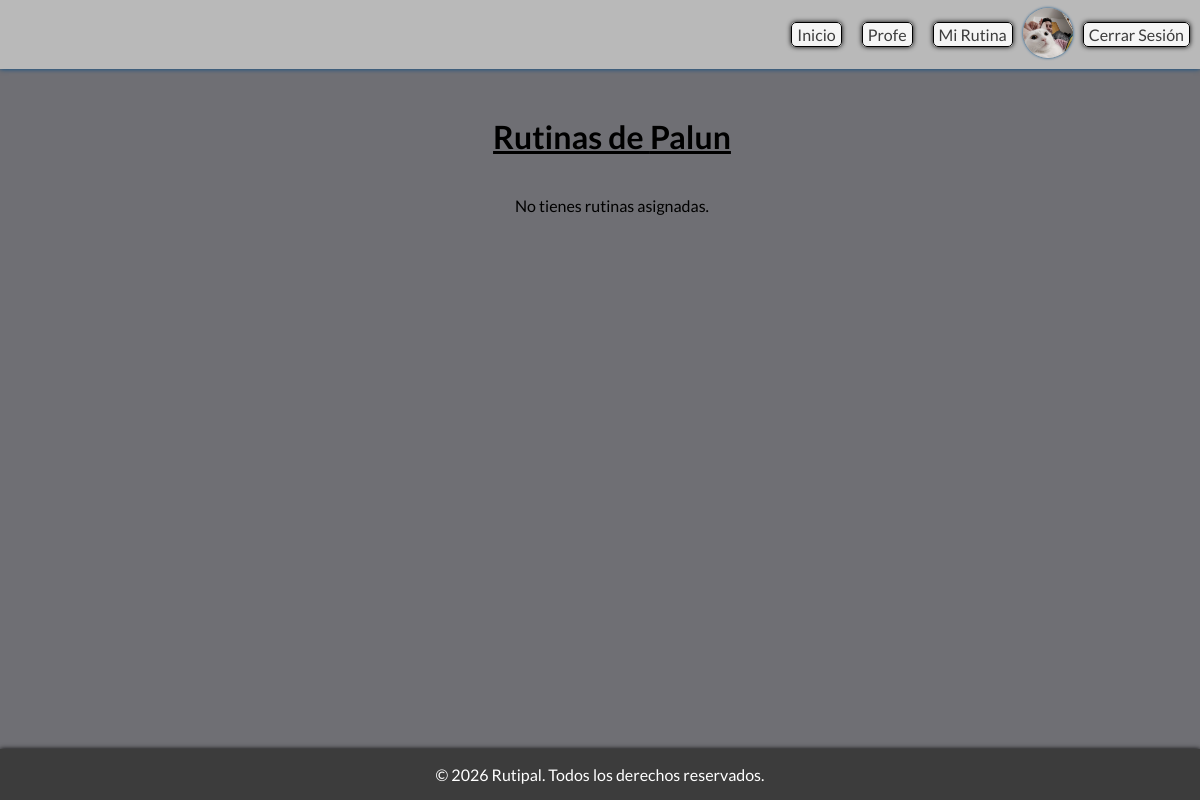
Screenshot of /rutinas/mis_rutinas/ (signed in) with the database file from the repository.
### usuarios/models.py (models this page shows, shortened)
class Usuario(AbstractUser):
    dni = models.CharField(max_length=8, unique=True, blank=True, null=True)
    foto = models.ImageField(upload_to='fotos_usuarios/', blank=True, null=True)
    telefono = models.CharField(max_length=10, blank=True, null=True)
    tipo_usuario = models.CharField(max_length=20, choices=[
        ('alumno', 'Alumno'),
        ('profesor', 'Profesor'),
    ], default='alumno')
    @property
    def is_profesor(self):
        return self.tipo_usuario == 'profesor'
    @property
    def is_alumno(self):
        return self.tipo_usuario == 'alumno'
    class Meta:
        verbose_name = "Usuario"
        verbose_name_plural = "Usuarios"

### rutinas/views.py (the view, shortened to what this page needs)
# urls.py: path('rutinas/', include('rutinas.urls')),
@login_required
def rutinas(request):
    usuario = request.user
    rutinas = DiaRutina.objects.filter(usuario=usuario)\
        .prefetch_related('ejercicios__ejercicio')\
        .order_by('mes', 'dia')
    rutinas_por_mes = defaultdict(list)
    for rutina in rutinas:
        rutinas_por_mes[rutina.mes].append(rutina)
    return render(request, 'rutinas/rutinas.html', {
        'usuario': usuario,
        'rutinas_por_mes': dict(rutinas_por_mes)
    })

### rutinas/templates/rutinas/rutinas.html (shortened to what this page needs)
{% extends 'core/components/base.html' %}
{% load static %}
{% block content %}
    <main class="main-rutinas">
        <h2>Rutinas de {{ usuario.username }}</h2>
        {% if rutinas_por_mes %}
            <form method="POST" class="form-rutina-muestra">
                {% csrf_token %}
                {% for mes, rutinas in rutinas_por_mes.items %}
                    <div class="mes-rutina">
                        <h2 class="toggle-mes" data-id="mes-{{ forloop.counter }}">{{ mes }}</h2>
                        <div id="mes-{{ forloop.counter }}" class="contenido-mes" style="display: none;">
                            {% for rutina in rutinas %}
                                <div class="dia-rutina">
                                    <h3 class="toggle-dia" data-id="dia-{{ rutina.id }}">Día {{ rutina.dia }}:</h3>
                                    <div id="dia-{{ rutina.id }}" class="contenido-dia" style="display: none;">
                                        <ul>
                                            {% for r in rutina.ejercicios.all %}
                                                <li class="ejercicio-completo">
                                                    <strong class="toggle-ejercicio" data-id="ej-{{ r.id }}">
                                                        {{ r.ejercicio.nombre }}:
                                                    </strong>
                                                    <div id="ej-{{ r.id }}" class="detalle-ejercicio" style="display: none;">
                                                        <p><strong>Músculo:</strong> {{ r.ejercicio.musculo }}</p>
                                                        <p><strong>Descripción:</strong> {{ r.ejercicio.descripcion }}</p>
                                                        {% if r.ejercicio.imagen %}
                                                            <img src="{{ r.ejercicio.imagen.url }}" width="150">
                                                        {% endif %}
                                                        {% if r.ejercicio.url %}
                                                            <p><a href="{{ r.ejercicio.url }}" target="_blank" class="link celeste">Ver ejemplo</a></p>
                                                        {% endif %}
                                                    </div>
                                                    {% if user.is_alumno %}
                                                        {{ r.repeticiones }} reps x {{ r.series }} series
                                                    {% elif user.is_profesor %}
                                                        <label><input type="number"
                                                            name="reps_{{ r.id }}"
                                                            value="{{ r.repeticiones }}"
                                                            data-id="{{ r.id }}"
                                                            data-field="repeticiones"
                                                            class="auto-save"> reps. x </label>
                                                        <label><input type="number"
                                                            name="series_{{ r.id }}"
                                                            value="{{ r.series }}"
                                                            data-id="{{ r.id }}"
                                                            data-field="series"
                                                            class="auto-save"> series /</label>
                                                    {% endif %}
                                                    <label><input type="number"
                                                        step="0.5"
                                                        name="peso_{{ r.id }}"
                                                        value="{{ r.peso|stringformat:'.1f' }}"
                                                        data-id="{{ r.id }}"
                                                        data-field="peso"
                                                        class="auto-save"> Kg.</label>
                                                </li>
                                            {% endfor %}
                                        </ul>
                                    </div>
                                </div>
                            {% endfor %}
                        </div>
                    </div>
                {% endfor %}
            </form>
        {% else %}
            <p>No tienes rutinas asignadas.</p>
        {% endif %}
    </main>
{% endblock content %}

### core/templates/core/components/header.html
<nav>
    <ul class="menu">
        <li><a class="link" href="{% url 'core:index' %}">Inicio</a></li>
        {%if user.is_alumno%}
            <li><a class="link" href="{% url 'rutinas:rutinas' %}">Mi Rutina</a></li>
            {% if user.foto %}
                <div class="foto-nav">
                    <a href="{% url 'usuarios:perfil' %}" title="Perfil"><img src="{{ user.foto.url }}"></a>
                </div>
            {% else %}
                <li><a class="link" href="{% url 'usuarios:perfil' %}">Perfil</a></li>
            {% endif %}
            <li><a class="link rojo" href="{% url 'usuarios:logout' %}">Cerrar Sesión</a></li>
            {% elif user.is_profesor %}
            <li><a class="link" href="{% url 'rutinas:centro-rutinas' %}">Profe</a></li>
            <li><a href="{% url 'rutinas:rutinas' %}" class="link celeste">Mi Rutina</a></li>
            {% if user.foto %}
                <div class="foto-nav">
                    <a href="{% url 'usuarios:perfil' %}" title="Perfil"><img src="{{ user.foto.url }}"></a>
                </div>
            {% else %}
                <li><a class="link" href="{% url 'usuarios:perfil' %}">Perfil</a></li>
            {% endif %}
            <li><a class="link rojo" href="{% url 'usuarios:logout' %}">Cerrar Sesión</a></li>
        {% else %}
            <li><a class="link" href="{% url 'usuarios:login' %}">Iniciar Sesión</a></li>
            <li><a class="link verde" href="{% url 'usuarios:registro' %}">Crear Cuenta</a></li>
        {% endif %}
    </ul>
</nav>

### static/css/style.css (style rules this page uses)
* { margin: 0; padding: 0; box-sizing: border-box; font-family: "Lato", sans-serif; }
:root { --blanco: #ffffff; --celeste: #00bcd4; --azul-oscuro: #004a86; --azul: #000faf; --gris-claro: #f5f5f5; --gris: #b9b9b9; --gris-azul: #6f6f74; --gris-oscuro: #3c3c3c; --negro: #000000; --violeta: #c44fdc; --verde: #87ff8b; --verde-oscuro: #27752a; --rojo: #fc6565; }
body { min-height: 100vh; background-color: var(--gris-azul); display: flex; flex-direction: column; }
.menu li { list-style: none; }
.link { background-color: var(--gris-claro); border: .5px solid var(--negro); box-shadow: 0 0 5px var(--negro); border-radius: 5px; padding: 2px 5px; margin: 0 10px; transition-duration: .5s; text-decoration: none; text-align: center; color: var(--gris-oscuro); }

### rows the page displays
Usuario: foto (picture), username "Palun"
